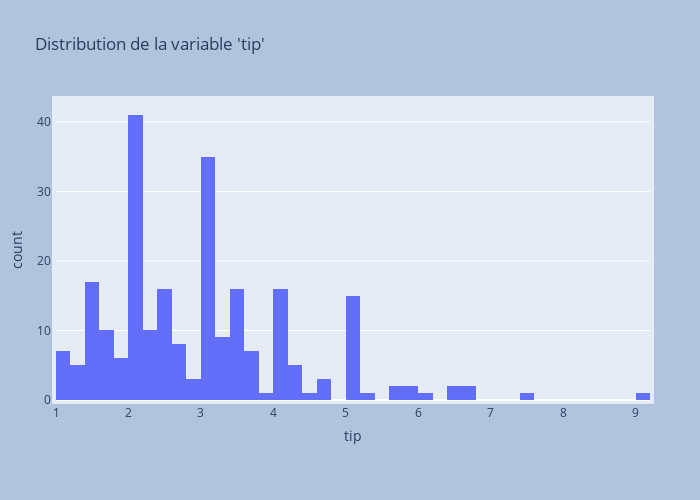

Write notebook code for a chart like this one.
### Markdown cell above
#### Histogramme

### Code cell
# Avec Plotly Express
fig = px.histogram(df, x="tip", nbins=50, title="Distribution de la variable 'tip'")
fig.update_traces(showlegend=False)
fig.update_layout(
    autosize=False,
    width=700,
    height=500,
    margin=dict(
        l=50,
        r=50,
        b=100,
        t=100,
        pad=4
    ),
    paper_bgcolor="LightSteelBlue",
)
fig.show()

### Figure 1 — Plotly figure (JSON) as saved in the notebook; plotly's stock layout.template omitted (floating-point values rounded to 4 significant figures; data arrays with more than 128 entries replaced by an {"elided": "..."} marker saying what was removed)
{"data": [{"bingroup": "x", "hovertemplate": "tip=%{x}<br>count=%{y}<extra></extra>", "legendgroup": "", "marker": {"color": "#636efa", "pattern": {"shape": ""}}, "name": "", "nbinsx": 50, "orientation": "v", "showlegend": false, "type": "histogram", "x": {"elided": "244 float values"}, "xaxis": "x", "yaxis": "y"}], "layout": {"autosize": false, "barmode": "relative", "height": 500, "legend": {"tracegroupgap": 0}, "margin": {"b": 100, "l": 50, "pad": 4, "r": 50, "t": 100}, "paper_bgcolor": "LightSteelBlue", "title": {"text": "Distribution de la variable 'tip'"}, "width": 700, "xaxis": {"anchor": "y", "domain": [0, 1], "title": {"text": "tip"}}, "yaxis": {"anchor": "x", "domain": [0, 1], "title": {"text": "count"}}}}
